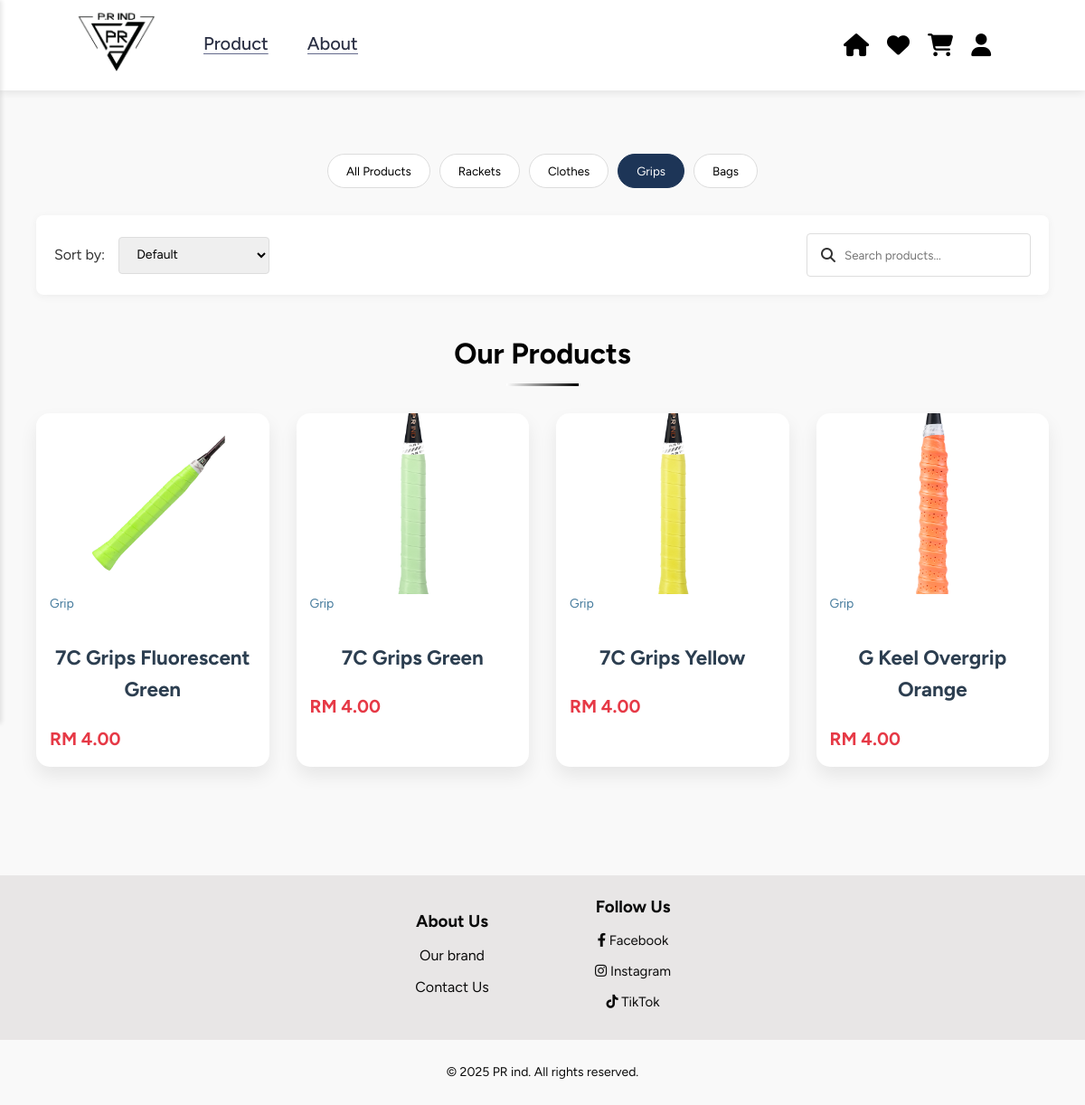
The page /Pages/product.php?category=3 on the database its author committed.
### tables this page shows
CREATE TABLE IF NOT EXISTS Products (
    productID INT AUTO_INCREMENT PRIMARY KEY,
    name VARCHAR(100) NOT NULL,
    description TEXT NOT NULL,
    price DECIMAL(13.2) NOT NULL,
    categoryID INT,
    colour VARCHAR(20),
    FOREIGN KEY (categoryID) REFERENCES Categories(categoryID),
    UNIQUE KEY unique_product_name (name)
);

CREATE TABLE IF NOT EXISTS Categories (
    categoryID INT AUTO_INCREMENT PRIMARY KEY,
    name VARCHAR(100) NOT NULL,
    description TEXT,
    UNIQUE KEY unique_category_name (name)
);

### Pages/product.php (the view, shortened to what this page needs)
<!DOCTYPE html>
<html lang="en">
<head>
    <link rel="stylesheet" href="https://cdnjs.cloudflare.com/ajax/libs/font-awesome/6.4.0/css/all.min.css">
    <link rel="stylesheet" href="../Styles/product.css">
    <link rel="stylesheet" href="../Styles/style.css">
</head>
<body>
    <?php include '../includes/header.php'; ?>
    <div class="container">
        <div class="category-nav">
            <button class="category-btn active" data-category="all">All Products</button>
            <button class="category-btn" data-category="1">Rackets</button>
            <button class="category-btn" data-category="2">Clothes</button>
            <button class="category-btn" data-category="3">Grips</button>
            <button class="category-btn" data-category="4">Bags</button>
        </div>
        <div class="filters">
            <div class="filter-group">
                <span>Sort by:</span>
                <select id="sortSelect">
                    <option value="default">Default</option>
                </select>
            </div>
            <div class="search-box">
                <i class="fas fa-search"></i>
                <input type="text" id="searchInput" placeholder="Search products...">
            </div>
        </div>
        <div class="products-header">
            <h2>Our Products</h2>
        </div>
        <div class="product-list">
            <?php
            $servername = "localhost";
            $username = "root";
            $password = "";
            $dbname = "pr_ind_db";
            $conn = new mysqli($servername, $username, $password, $dbname);
            $categoryFilter = isset($_GET['category']) ? $_GET['category'] : 'all';
            $sql = "SELECT p.productID, p.name, p.description, p.price, p.colour,
                           c.name as category_name, c.categoryID,
                           pi.image_url
                    FROM Products p
                    JOIN Categories c ON p.categoryID = c.categoryID
                    LEFT JOIN ProductImages pi ON p.productID = pi.productID
                    WHERE 1=1";
            if ($categoryFilter != 'all') {
                $sql .= " AND p.categoryID = " . intval($categoryFilter);
            }
            $sql .= " GROUP BY p.productID ORDER BY p.productID";
            $result = $conn->query($sql);
            if ($result && $result->num_rows > 0) {
                while($row = $result->fetch_assoc()) {
                    echo '<div class="product animate-scale" data-category="' . $row['category_name'] . '" data-price="' . $row['price'] . '" data-name="' . htmlspecialchars($row['name']) . '">';
                    if (!empty($row['image_url'])) {
                        echo '<img src="' . $row['image_url'] . '" alt="' . htmlspecialchars($row['name']) . '">';
                    } else {
                        echo '<img src="https://source.unsplash.com/random/300x200/?badminton,' . urlencode($row['category_name']) . '" alt="' . htmlspecialchars($row['name']) . '">';
                    }
                    echo '<div class="product-category">' . $row['category_name'] . '</div>';
                    echo '<h3>' . $row['name'] . '</h3>';
                    echo '<div class="product-price">RM ' . number_format($row['price'], 2) . '</div>';
                    echo '</div>';
                }
            } else {
                echo '<p class="no-products">No products found.</p>';
                if (!$result) {
                    echo '<p class="no-products">SQL Error: ' . $conn->error . '</p>';
                }
            }
            ?>
        </div>
    </div>
    <?php include '../includes/footer.php'; ?>
    <div class="copyright">
        <p>© 2025 PR ind. All rights reserved.</p>
    </div>
</body>
</html>

### Styles/product.css (style rules this page uses)
* { margin: 0; padding: 0; box-sizing: border-box; font-family: Figtree, sans-serif; }
body { background-color: #f8f9fa; color: #333; line-height: 1.6; }
.container { max-width: 1200px; margin: auto auto 50px; padding: 20px; }
.filters { display: flex; justify-content: space-between; align-items: center; margin: 30px 0; padding: 20px; background-color: #fff; border-radius: 8px; box-shadow: 0 2px 10px rgba(0, 0, 0, 0.05); }
.filter-group { display: flex; align-items: center; gap: 15px; }
.filter-group select, .filter-group input { padding: 10px 15px; border: 1px solid #ddd; border-radius: 4px; font-size: 14px; }
.search-box { display: flex; align-items: center; border: 1px solid #ddd; border-radius: 4px; padding: 5px 15px; background: #fff; }
.search-box input { border: none; padding: 10px; width: 200px; outline: none; }
.products-header { text-align: center; margin: 40px 0 30px; }
.products-header h2 { font-size: 32px; color: black; position: relative; display: inline-block; padding-bottom: 10px; }
.products-header h2::after { content: ''; position: absolute; bottom: 0; left: 50%; transform: translateX(-50%); width: 80px; height: 3px; background: linear-gradient(to right, white, black); }
.product-list { display: grid; grid-template-columns: repeat(auto-fill, minmax(250px, 1fr)); gap: 30px; margin-bottom: 50px; }
.product { background-color: #fff; border-radius: 8px; overflow: hidden; box-shadow: 0 4px 15px rgba(0, 0, 0, 0.08); transition: transform 0.3s, box-shadow 0.3s; position: relative; }
.product img { width: 100%; height: 200px; object-fit: cover; transition: transform 0.5s; }
.product h3 { font-size: 18px; font-weight: 700; margin: 15px 0 5px; padding: 0 15px; color: #1d3557; }
.product-category { color: #457b9d; font-size: 14px; padding: 0 15px; margin-bottom: 10px; }
.product-price { font-weight: 700; color: #e63946; font-size: 20px; padding: 0 15px 15px; }
.category-nav { padding-top:150px; display: flex; justify-content: center; margin-bottom: 30px; flex-wrap: wrap; gap: 10px; }
.category-btn { padding: 10px 20px; background: #fff; border: 1px solid #ddd; border-radius: 30px; cursor: pointer; transition: all 0.3s; }
.category-btn.active, .category-btn:hover { background: #1d3557; color: white; border-color: #1d3557; }
@media (min-width: 1200px) { .container { padding: 20px 40px; } }

### Styles/style.css (style rules this page uses)
* { margin: 0; padding: 0; box-sizing: border-box; font-family: Figtree, sans-serif; }
body { background: #f9f9f9; color: #333; }
.product-list { display: grid; grid-template-columns: repeat(auto-fit, minmax(250px, 1fr)); gap: 30px; }
.product { background: white; border-radius: 15px; overflow: hidden; box-shadow: 0 10px 20px rgba(0, 0, 0, 0.08); transition: all 0.3s ease; position: relative; }
.product img { width: 100%; height: 200px; object-fit: cover; display: block; transition: transform 0.5s ease; }
.product h3 { text-align: center; padding: 20px; font-size: 1.4rem; color: #2c3e50; background: white; margin: 0; }
.product::before { content: ''; position: absolute; top: 0; left: 0; width: 100%; height: 5px; background: linear-gradient(to right, white, black); transform: scaleX(0); transform-origin: left; transition: transform 0.3s ease; }
.animate-scale { opacity: 0; transform: scale(0.8); transition: all 0.8s ease-out; }
.copyright p { text-align: center; margin: 5px 0; font-size: 14px; color: #0b0b0b; padding: 20px; }

### rows shown on the page
products: shows a picture, categoryID.name "Grip", name "7C Grips Fluorescent Green", price "4.00"
products: shows a picture, categoryID.name "Grip", name "7C Grips Green", price "4.00"
products: shows a picture, categoryID.name "Grip", name "7C Grips Yellow", price "4.00"
products: shows a picture, categoryID.name "Grip", name "G Keel Overgrip Orange", price "4.00"
